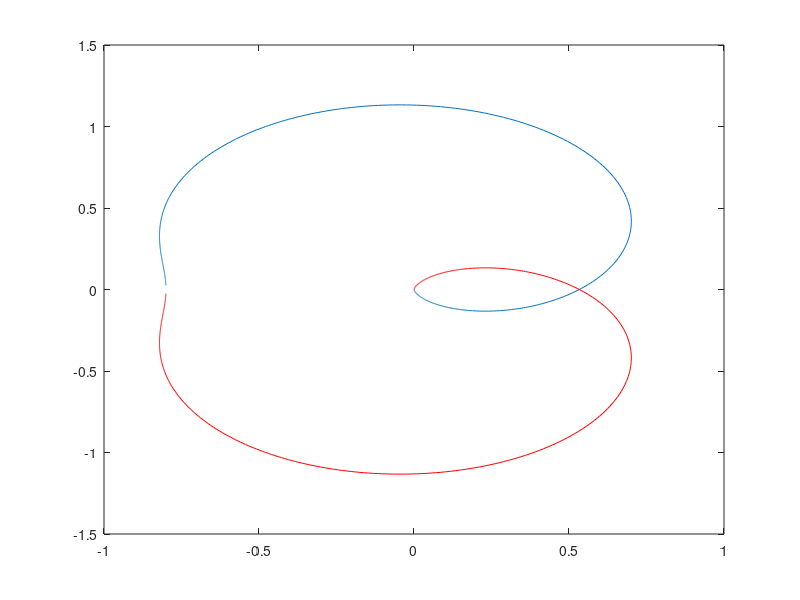

MATLAB code to generate this figure:
% This is an example of a generalized Nyquist plot of a MIMO system
% Author: Mohamed Belkhayat
% First Generate a frequency vector from 0.001 Hz to 1000 Hz

s=1i*2*pi*logspace(-3,3,1000);

% generate a 2x2 MIMO transfer function. Note this is an example (2.7) in
% Maciejowski, Multivariable Feedback Design

for k=1:1000;
   
    G11s(k)=s(k)-1;G12s(k)=s(k);
    G21s(k)=-6;G22s(k)=s(k)-2;
    den(k)=1.25*(s(k)+1).*(s(k)+2);
    G=[G11s(k), G12s(k);G21s(k), G22s(k)]/den(k);
    
    % Generate the eigen loci, there should be 2, and they should connect when plotted!
    
    E(:,k)=eig(G);
end

% plot the imaginary vs the real part

figure(1)
plot(real(E(2,:)),imag(E(2,:)))
hold on
plot(real(E(2,:)),-imag(E(2,:)),'r')
hold off